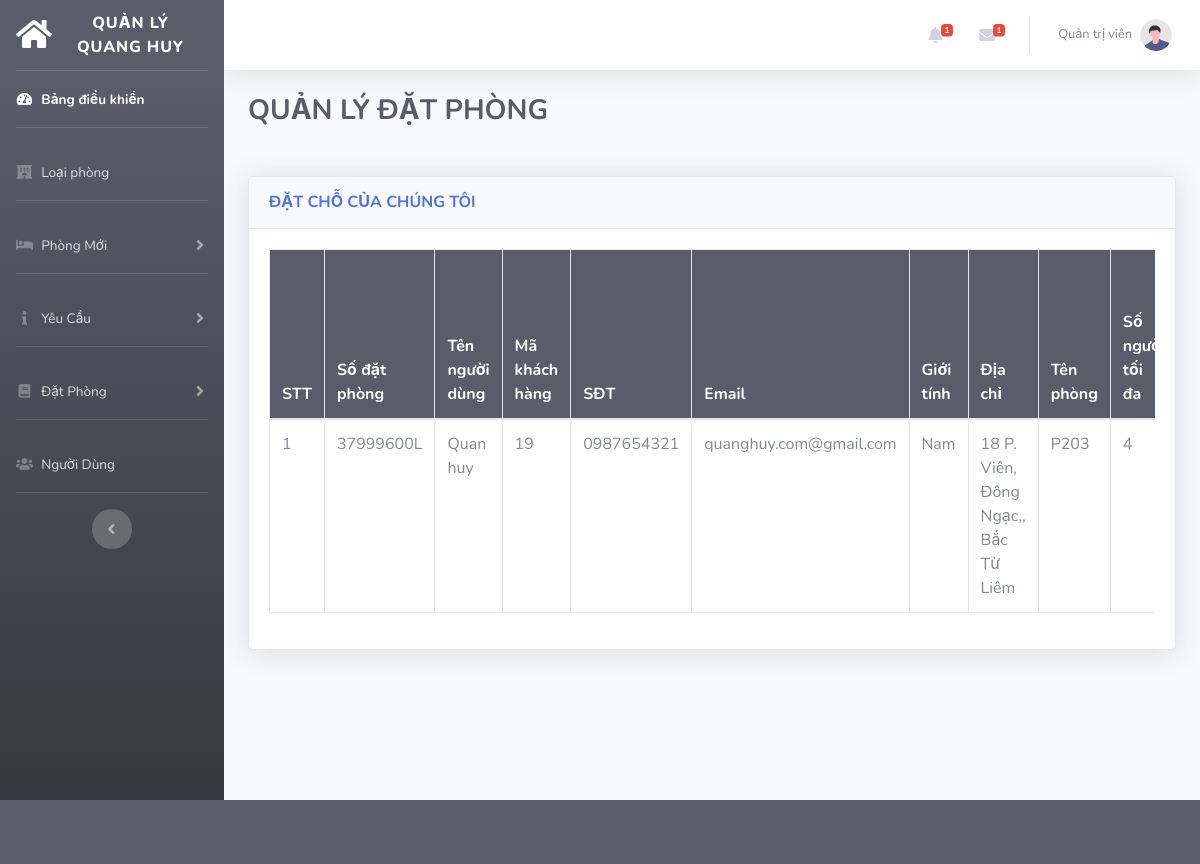
/admin/all-booking.php (signed in), run on the app's committed database.
### tables this page shows
CREATE TABLE `bookings` (
  `id` int(11) NOT NULL,
  `user_id` int(11) NOT NULL,
  `user_name` varchar(255) NOT NULL,
  `user_number` varchar(255) NOT NULL,
  `user_email` varchar(255) NOT NULL,
  `booking_number` varchar(255) NOT NULL,
  `user_gender` varchar(255) NOT NULL,
  `user_address` varchar(255) NOT NULL,
  `booking_date` varchar(255) NOT NULL,
  `booking_price` varchar(255) NOT NULL,
  `room_name` varchar(255) NOT NULL,
  `max_persons` varchar(255) NOT NULL,
  `check_in_date` varchar(255) NOT NULL,
  `check_out_date` varchar(255) NOT NULL,
  `booking_status` varchar(255) NOT NULL DEFAULT 'Chưa giải quyết',
  `admin_remark` varchar(255) NOT NULL DEFAULT 'Chưa giải quyết'
);

### helper/functions.php (called while the page is built, shortened)
<?php
function getBookings($db){
    $sql= "SELECT * FROM bookings ORDER BY id ASC";
    $res = $db->query($sql);
    return $res;
}
?>

### admin/all-booking.php (the view, shortened to what this page needs)
<!DOCTYPE html>
<html lang="en">
<?php
    include_once("../includes/admin-head.php");
    include_once('../helper/functions.php');
?>
<body id="page-top">
    <div id="wrapper">
        <?php
        include_once("../includes/admin-sidebar.php");
        ?>
        <div id="content-wrapper" class="d-flex flex-column">
            <div id="content">
                <?php
                include_once("../includes/admin-topbar.php");
                ?>
                <div class="container-fluid">
                    <h3 class="h3 mb-5 font-weight-bold text-uppercase text-gray-800">Quản lý đặt phòng</h3>
                    <div class="row">
                        <div class="col-xl-12 col-lg-12">
                            <div class="card shadow mb-4">
                                <div class="card-header py-3">
                                    <h6 class="m-0 font-weight-bold text-uppercase text-primary">Đặt chỗ của chúng tôi</h6>
                                </div>
                                <div class="card-body">
                                    <div class="table-responsive">
                                <table class="table table-bordered" id="dataTable" width="100%" cellspacing="0">
                                    <?php
                                    $rows = getBookings($db);
                                    $count = 1;
                                    ?>
                                    <thead class="bg-dark text-white">
    <tr>
        <th scope="col">STT</th>
        <th scope="col">Số đặt phòng</th>
        <th scope="col">Tên người dùng</th>
        <th scope="col">Mã khách hàng</th>
        <th scope="col">SĐT</th>
        <th scope="col">Email</th>
        <th scope="col">Giới tính</th>
        <th scope="col">Địa chỉ</th>
        <th scope="col">Tên phòng</th>
        <th scope="col">Số người tối đa</th>
    </tr>
</thead>
                                    <tbody>
                                        <?php while($row = mysqli_fetch_assoc($rows)): ?>
                                        <tr>
                                          <td><?php echo $count++; ?></td>
                                            <td><?php echo $row['booking_number']; ?></td>
                                            <td><?php echo $row['user_name']; ?></td>
                                            <td><?php echo $row['user_id']; ?></td>
                                            <td><?php echo $row['user_number']; ?></td>
                                            <td><?php echo $row['user_email']; ?></td>
                                            <td><?php echo $row['user_gender']; ?></td>
                                            <td><?php echo $row['user_address']; ?></td>
                                            <td><?php echo $row['room_name']; ?></td>
                                            <td><?php echo $row['max_persons']; ?></td>
                                        </tr>
                                        <?php endwhile; ?>
                                    </tbody>
                                        </table>
                                    </div>
                                </div>
                            </div>
                    </div>
            </div>
            </div>
            </div>
    </div>
    </div>
    <?php
        include_once("../includes/admin-footer.php");
        ?>
             </body>

### data on the page
bookings: booking_number "37999600L", user_name "Quan huy", user "19", user_number "0987654321", user_email "quanghuy.com@gmail.com", user_gender "Nam", user_address "18 P. Viên, Đông Ngạc,, Bắc Từ Liêm", room_name "P203", max_persons "4"

### other printed values
getAllBookingPending($db) "1"
getAllUnreadEnquiry($db) "1"
